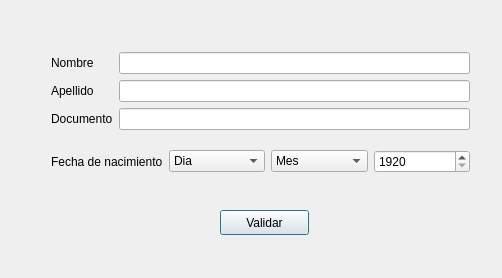
<?xml version="1.0" encoding="UTF-8"?>
<ui version="4.0">
 <class>Registro</class>
 <widget class="QDialog" name="Registro">
  <property name="geometry">
   <rect>
    <x>0</x>
    <y>0</y>
    <width>502</width>
    <height>278</height>
   </rect>
  </property>
  <property name="maximumSize">
   <size>
    <width>502</width>
    <height>278</height>
   </size>
  </property>
  <property name="windowTitle">
   <string>Registro</string>
  </property>
  <widget class="QPushButton" name="pushButton">
   <property name="geometry">
    <rect>
     <x>220</x>
     <y>210</y>
     <width>89</width>
     <height>25</height>
    </rect>
   </property>
   <property name="text">
    <string>Validar</string>
   </property>
  </widget>
  <widget class="QWidget" name="layoutWidget">
   <property name="geometry">
    <rect>
     <x>40</x>
     <y>27</y>
     <width>441</width>
     <height>173</height>
    </rect>
   </property>
   <layout class="QVBoxLayout" name="verticalLayout_2">
    <item>
     <layout class="QHBoxLayout" name="horizontalLayout_3">
      <item>
       <layout class="QVBoxLayout" name="verticalLayout">
        <item>
         <widget class="QLabel" name="label">
          <property name="text">
           <string>Nombre</string>
          </property>
         </widget>
        </item>
        <item>
         <widget class="QLabel" name="label_2">
          <property name="text">
           <string>Apellido</string>
          </property>
         </widget>
        </item>
        <item>
         <widget class="QLabel" name="label_3">
          <property name="text">
           <string>Documento</string>
          </property>
         </widget>
        </item>
       </layout>
      </item>
      <item>
       <layout class="QVBoxLayout" name="verticalLayout_4">
        <item>
         <widget class="QLineEdit" name="lineEdit"/>
        </item>
        <item>
         <widget class="QLineEdit" name="lineEdit_2"/>
        </item>
        <item>
         <widget class="QLineEdit" name="lineEdit_3"/>
        </item>
       </layout>
      </item>
     </layout>
    </item>
    <item>
     <layout class="QHBoxLayout" name="horizontalLayout_2">
      <item>
       <layout class="QHBoxLayout" name="horizontalLayout">
        <item>
         <widget class="QLabel" name="label_4">
          <property name="text">
           <string>Fecha de nacimiento</string>
          </property>
         </widget>
        </item>
        <item>
         <widget class="QComboBox" name="comboBox">
          <item>
           <property name="text">
            <string>Dia</string>
           </property>
          </item>
          <item>
           <property name="text">
            <string>01</string>
           </property>
          </item>
          <item>
           <property name="text">
            <string>02</string>
           </property>
          </item>
          <item>
           <property name="text">
            <string>03</string>
           </property>
          </item>
          <item>
           <property name="text">
            <string>04</string>
           </property>
          </item>
          <item>
           <property name="text">
            <string>05</string>
           </property>
          </item>
          <item>
           <property name="text">
            <string>06</string>
           </property>
          </item>
          <item>
           <property name="text">
            <string>07</string>
           </property>
          </item>
          <item>
           <property name="text">
            <string>08</string>
           </property>
          </item>
          <item>
           <property name="text">
            <string>09</string>
           </property>
          </item>
          <item>
           <property name="text">
            <string>10</string>
           </property>
          </item>
          <item>
           <property name="text">
            <string>11</string>
           </property>
          </item>
          <item>
           <property name="text">
            <string>12</string>
           </property>
          </item>
          <item>
           <property name="text">
            <string>13</string>
           </property>
          </item>
          <item>
           <property name="text">
            <string>15</string>
           </property>
          </item>
          <item>
           <property name="text">
            <string>16</string>
           </property>
          </item>
          <item>
           <property name="text">
            <string>17</string>
           </property>
          </item>
          <item>
           <property name="text">
            <string>18</string>
           </property>
          </item>
          <item>
           <property name="text">
            <string>19</string>
           </property>
          </item>
          <item>
           <property name="text">
            <string>20</string>
           </property>
          </item>
          <item>
           <property name="text">
            <string>21</string>
           </property>
          </item>
          <item>
           <property name="text">
            <string>22</string>
           </property>
          </item>
          <item>
           <property name="text">
            <string>23</string>
           </property>
          </item>
          <item>
           <property name="text">
            <string>24</string>
           </property>
          </item>
          <item>
           <property name="text">
            <string>25</string>
           </property>
          </item>
          <item>
           <property name="text">
            <string>26</string>
           </property>
          </item>
          <item>
           <property name="text">
            <string>27</string>
           </property>
          </item>
          <item>
           <property name="text">
            <string>28</string>
           </property>
          </item>
          <item>
           <property name="text">
            <string>29</string>
           </property>
          </item>
          <item>
           <property name="text">
            <string>30</string>
           </property>
          </item>
          <item>
           <property name="text">
            <string>31</string>
           </property>
          </item>
         </widget>
        </item>
        <item>
         <widget class="QComboBox" name="comboBox_2">
          <item>
           <property name="text">
            <string>Mes</string>
           </property>
          </item>
          <item>
           <property name="text">
            <string>01</string>
           </property>
          </item>
          <item>
           <property name="text">
            <string>02</string>
           </property>
          </item>
          <item>
           <property name="text">
            <string>03</string>
           </property>
          </item>
          <item>
           <property name="text">
            <string>04</string>
           </property>
          </item>
          <item>
           <property name="text">
            <string>05</string>
           </property>
          </item>
          <item>
           <property name="text">
            <string>06</string>
           </property>
          </item>
          <item>
           <property name="text">
            <string>07</string>
           </property>
          </item>
          <item>
           <property name="text">
            <string>08</string>
           </property>
          </item>
          <item>
           <property name="text">
            <string>09</string>
           </property>
          </item>
          <item>
           <property name="text">
            <string>10</string>
           </property>
          </item>
          <item>
           <property name="text">
            <string>11</string>
           </property>
          </item>
          <item>
           <property name="text">
            <string>12</string>
           </property>
          </item>
         </widget>
        </item>
        <item>
         <widget class="QDoubleSpinBox" name="doubleSpinBox">
          <property name="decimals">
           <number>0</number>
          </property>
          <property name="minimum">
           <double>1920.000000000000000</double>
          </property>
          <property name="maximum">
           <double>2020.000000000000000</double>
          </property>
          <property name="singleStep">
           <double>10.000000000000000</double>
          </property>
          <property name="value">
           <double>1920.000000000000000</double>
          </property>
         </widget>
        </item>
       </layout>
      </item>
     </layout>
    </item>
   </layout>
  </widget>
 </widget>
 <layoutdefault spacing="6" margin="11"/>
 <resources/>
 <connections/>
</ui>
